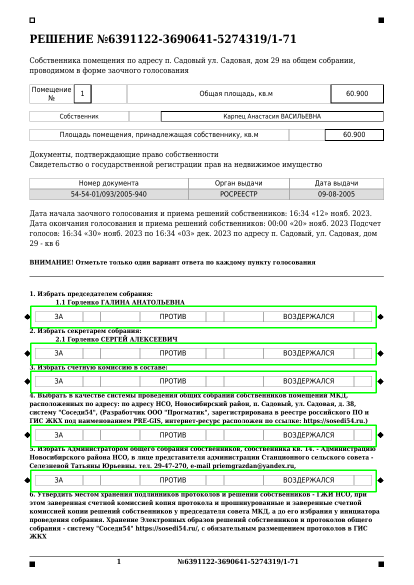
#> input picture GrigorukAlex/examples/cut_bbox/db/page_1.png, 827 x 1170 px, given as the content of the folder ds/RGBtoBW_all/db/za, which was not available (shown at 1/2 size)
$ python RGBtoWB_all.py
#> lines starting #> are read from the running program, lines starting #| are printed output that depends on the picture; after the words box and inside, x2 and y2 are one past the last pixel; in counts of white or black regions, pixels touching at a corner belong together; pictures that were not available may be replaced by others from this repository, and a replacement may not be noted
### GrigorukAlex/create_dataset/dataset.py
import os
import shutil
import cv2
import numpy as np
from tqdm import tqdm
import pandas as pd


class ImgWb:
    # [28 lines left out: functions __init__, load_img, set_img_wb, get_wb_img, not called in this run]

    def contrast(self, threshold):
        # делаем из оттенков серого бело-чёрное изображение по порогу (добавляем контраста)
        self.img_wb = np.uint8((self.img_wb > threshold) * 255)

    def invert_img(self):
        """Инвертирует цвета чёрно-белое в бело-чёрное и наоборот"""
        self.img_wb = np.uint8((self.img_wb < 128) * 255)

    # [66 lines left out: functions create_black_img, crop_img, add_img, rotation_img, not called in this run]


class DataSet:
    # [61 lines left out: functions __init__, create_imgs_marks_wb, imshow, not called in this run]

    @staticmethod
    def clean_folder(path_folder):
        print(path_folder)
        if os.path.isdir(path_folder):
            shutil.rmtree(path_folder)
        os.mkdir(path_folder)

    # [181 lines left out: functions clean_dataset, create_dataset, create_img_with_mark, create_imgs_for_zones, create_imgs_for_category, not called in this run]

    @staticmethod
    def RGB_to_bw(img, max_percentage_of_filling=12.0, step_threshold=2):
        """Конвертация RGB-изображения в чёрно-белое
        :param img: входное изображение
        :param max_percentage_of_filling: (в %) максимальный процент заполнения искомым изображением на фоне
        :param step_threshold: шаг поиска границы threshold_wb
        """
        threshold_wb = 5
        img_gray = cv2.cvtColor(img, cv2.COLOR_BGR2GRAY)  # преобразуем в чёрно-белое
        # Динамический подбор параметров threshold_wb
        # Определяется как среднее значение numpy-массива изображения
        threshold_wb = np.average(img_gray)  # в первом приближении
        img_wb = None
        percentage_of_filling = 100.0  # в %. Стартовое значение для цикла
        while percentage_of_filling > max_percentage_of_filling:  # достигли, требуемого значения
            # img_wb = np.uint8((img_gray < threshold_wb) * 255)  # преобразуем в бело-чёрное по порогу
            img_wb = np.uint8((img_gray > threshold_wb) * 255)  # преобразуем в чёрно-белое по порогу
            # DataSet.imshow(str(percentage_of_filling), img_wb)
            # Считаем процент чёрного в чёрно-белом изображении. Для хорошего изображения без лишнего шума должен быть
            # меньше заданного max_percentage_of_filling
            percentage_of_filling = np.sum(img_wb == 0) * 100.0 / img_wb.size  # в %
            threshold_wb -= step_threshold
            if threshold_wb < 0:  # уменьшать дальше нельзя, выходим из цикла
                break
        return img_wb

### GrigorukAlex/examples/create_dataset/RGBtoWB_all.py
import os
# import numpy as np

from GrigorukAlex.create_dataset.dataset import DataSet
import cv2
from tqdm import tqdm

paths = ['za', 'protiv', 'vozderjalsa', 'isporchen', 'ne_golosoval']
for path in paths:
    print('Конвертация:', path)
    path_imgs = 'ds/RGBtoBW_all/db/' + path  # папка с изображениями для конвертации
    path_imgs_bw = 'ds/RGBtoBW_all/db/' + path + '_bw'  # папка для сконвертированных изображений
    list_path_imgs = os.listdir(path_imgs)      # список файлов входных изображений
    DataSet.clean_folder(path_imgs_bw)  # очистка директории

    # Цикл по входным изображениям
    for file_img in tqdm(list_path_imgs):
        path_img = os.path.join(path_imgs, file_img)
        img = cv2.imread(path_img)  # получаем одно входное изображение
#> img is the input picture: shape (1170, 827, 3); mean B, G, R 231.2, 237, 231.2

        img_resize = cv2.resize(img, (690, 35))     # изменяем размер до требуемого
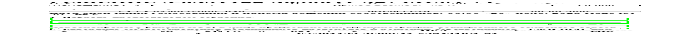
#> img_resize: shape (35, 690, 3); mean B, G, R 230.7, 242.4, 230.7
        # Конвертация RGB-изображения в чёрно-белое с заданным порогом
        img_wb = DataSet.RGB_to_bw(img_resize, max_percentage_of_filling=12.0, step_threshold=2)
#> in RGB_to_bw, `img_gray = cv2.cvtColor(img, cv2.COLOR_BGR2GRAY)`:
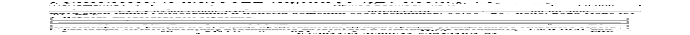
#> img_gray: shape (35, 690); min 0, max 255, mean 237.6
#> in RGB_to_bw, `threshold_wb = np.average(img_gray)`: threshold_wb = 237.6
#> the loop in RGB_to_bw, `while percentage_of_filling > max_percentage_of_filling:` made 20 passes
#> (percentage_of_filling, threshold_wb) on passes 1 to 12: (19.1, 235.6), (18.96, 233.6), (18.85, 231.6), (18.71, 229.6), (18.58, 227.6), (18.42, 225.6), (18.27, 223.6), (18.1, 221.6), (17.92, 219.6), (16.17, 217.6), (16, 215.6), (15.85, 213.6)
#> pass 1, in RGB_to_bw, `img_wb = np.uint8((img_gray > threshold_wb) * 255)`:
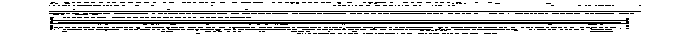
#> img_wb: shape (35, 690); 80.9% white; black in thin lines or dots, all inside (x1, y1, x2, y2) = (49, 2, 641, 34)
#> pass 2, in RGB_to_bw, `img_wb = np.uint8((img_gray > threshold_wb) * 255)`:
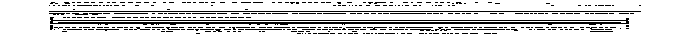
#> img_wb: shape (35, 690); 81% white; black in thin lines or dots, all inside (x1, y1, x2, y2) = (49, 2, 641, 34)
#> pass 3, in RGB_to_bw, `img_wb = np.uint8((img_gray > threshold_wb) * 255)`:
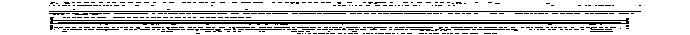
#> img_wb: shape (35, 690); 81.2% white; black in thin lines or dots, all inside (x1, y1, x2, y2) = (49, 2, 641, 34)
#> after the loop in RGB_to_bw, `while percentage_of_filling > max_percentage_of_filling:`: threshold_wb = 197.6
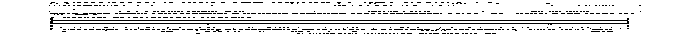
#> img_wb: shape (35, 690); 88.2% white; black in thin lines or dots, all inside (x1, y1, x2, y2) = (49, 2, 641, 34)
        # алгоритм Оцу
        # (thresh, img_wb_OTSU) = cv2.threshold(img_gray, 128, 255, cv2.THRESH_BINARY | cv2.THRESH_OTSU)

        # DataSet.imshow('', img_wb)
        img_wb_RGB = cv2.cvtColor(img_wb, cv2.COLOR_GRAY2RGB)
        # img_two = np.concatenate([img_resize, img_wb_RGB], axis=0)  # Для отображения на одной картинке до и после

        # Сохраняем изображение
        path_img_wb = os.path.join(path_imgs_bw, file_img)
        cv2.imwrite(path_img_wb, img_wb_RGB)
